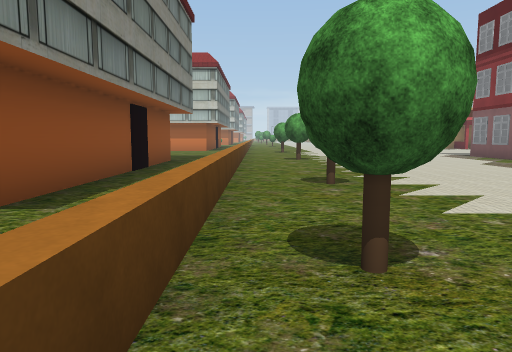
view 1 (above)

19 first-person views from a walk through a 3-D level made in the Unity game engine. The camera is 1.3 m above the floor, tilts 6° down and sees 70° across. Doors are open. The floor is counted in squares, 2 m on a side. Each view is taken from the middle of a square. On the plan, view 1 faces up. The plan holds only what a view shows up to about 11 squares ahead; the rest is blank. The place goes on beyond the plan. Some trees and plants on the terrain are drawn as simple stand-ins. The player character is not drawn. Some animated figures are left out. Some surface patterns are stand-ins.

view 2
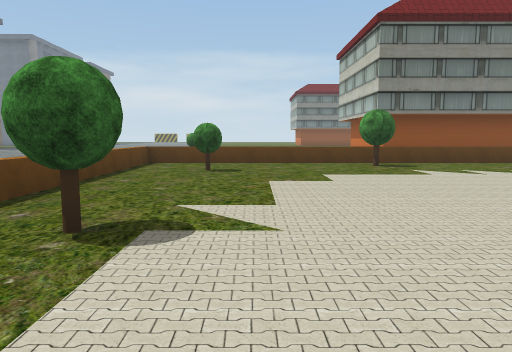

view 3
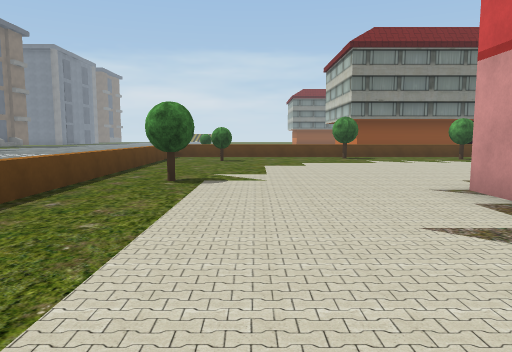

view 4
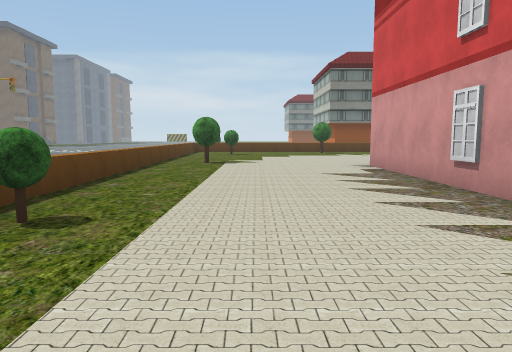

view 5
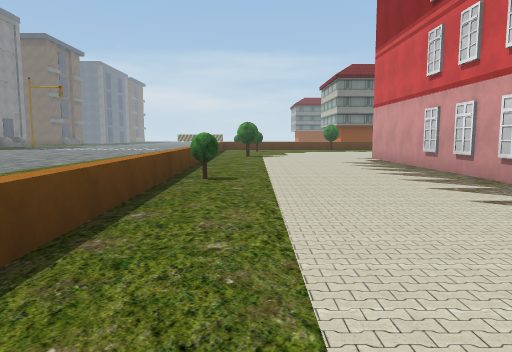

view 6
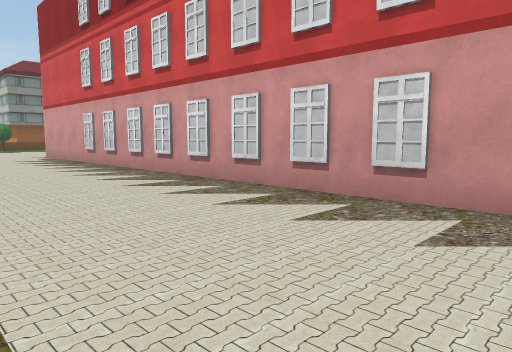

view 7
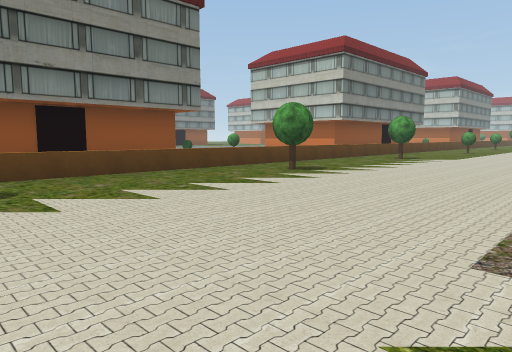

view 8
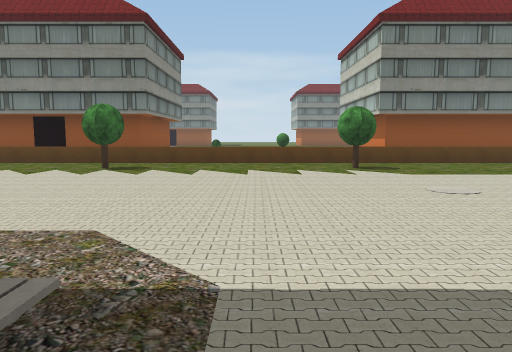

view 9
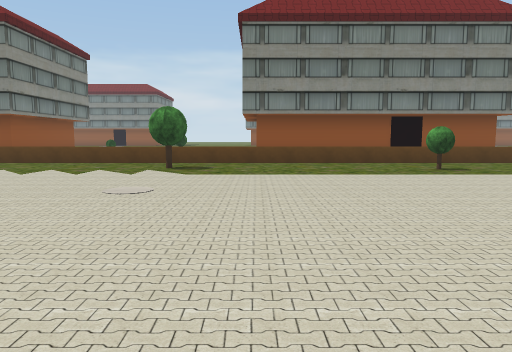

view 10
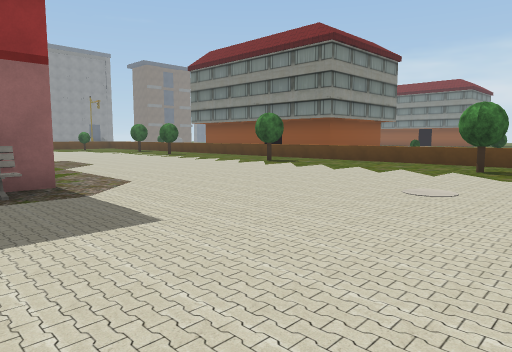

view 11
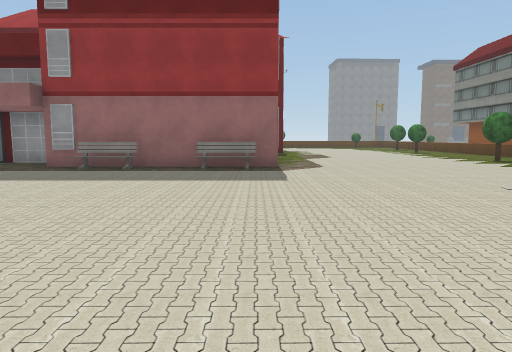

view 12
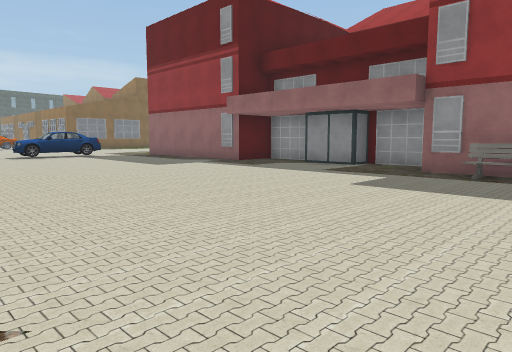

view 13
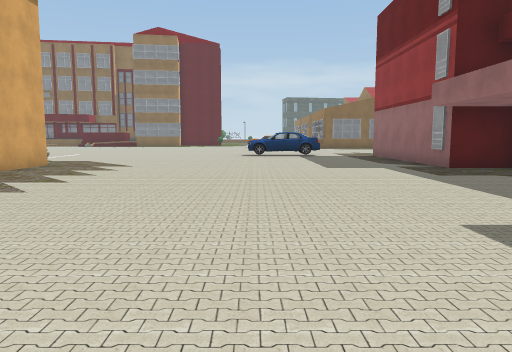

view 14
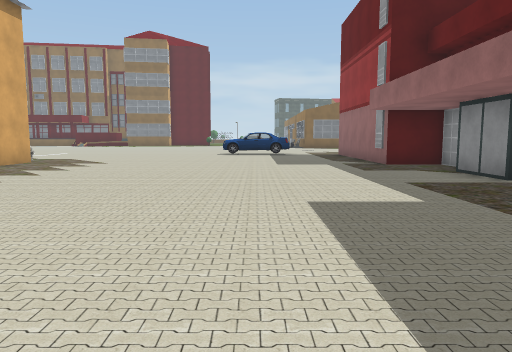

view 15
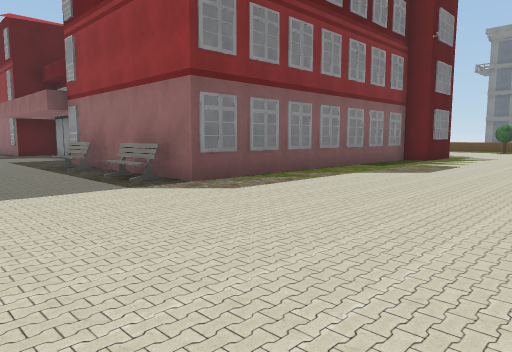

view 16
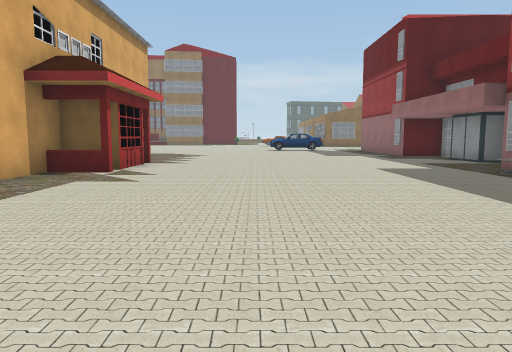

view 17
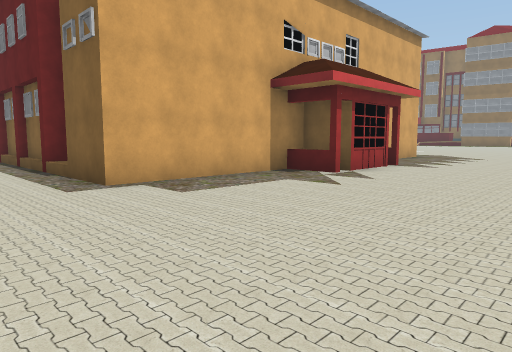

view 18
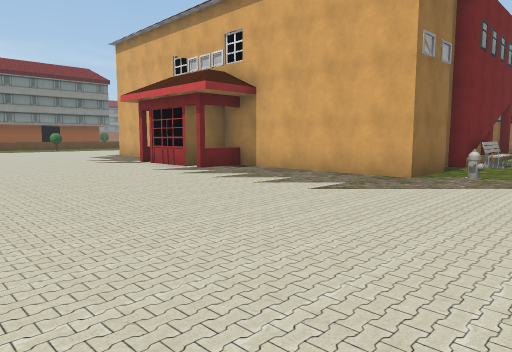

view 19
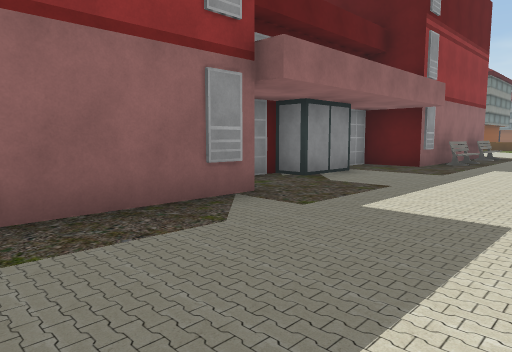

### Floor plan
Points are (right, up) in squares from view 1. A wall is a line through its corners. A room is listed if a view was taken in it or the views show most of it. See-through windows are left out.
Room 1 (views 1, 2, 3, 4, 5, 6, 7, 8, 9, 10, 11, 12, 13, 14, 15, 16, 17, 18, 19)
walls: (6.8, 4.1) (6.8, 5.4) (7.5, 5.4) (7.5, 12.8) (8.6, 12.8); (9.4, 12.8) (10.6, 12.8); (11.4, 12.8) (12.7, 12.8) (12.7, 11.5) (14.5, 11.5) (14.5, 12.2) (16, 12.2) (16, 11.5) (17.9, 11.5) (17.9, 12.8) (21.1, 12.8); (11.8, 20.6) (11.8, 22); (20.5, 1.6) (7.5, 1.6); (14.5, 22) (14.5, 20.8); (18.6, 22.5) (18.6, 21.9) (14, 21.9) (14, 20.8) (12.4, 20.8) (12.4, 21.9) (8, 21.9) (8, 22.5)
low walls: (11.1, -3.4) (12.6, -3.4); (13.6, -3.4) (17.3, -3.3); (-0.4, 22.5) (-0.4, -3.8) (10.2, -3.5)
ways out: opening at (3.5, -4); opening at (9, -6)
objects: tree (0, 2); tree (1, 5); tree (1, 11); tree (1, 16); tree (1, 22); tree (2, -2); tree (6, -2); other object (9, 13); other object (11, 13); tree (13, -3); other object (19, 22)

Positions as (right, up) in squares from view 1, and headings:
1: (0, 0), facing up
2: (9, -1), facing left
3: (12, -1), facing left
4: (16, -1), facing left
5: (19, -2), facing left
6: (21, -2), facing up-left
7: (6, 5), facing up-left
8: (9, 14), facing left
9: (9, 18), facing left
10: (9, 18), facing down-left
11: (8, 21), facing down
12: (10, 20), facing down-right
13: (10, 17), facing right
14: (9, 16), facing right
15: (3, 16), facing down-right
16: (5, 18), facing right
17: (6, 17), facing up-right
18: (21, 16), facing up-left
19: (21, 16), facing down-left
